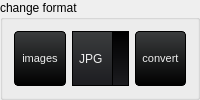
                 <widget class="QGroupBox" name="groupBox_8">
                  <property name="title">
                   <string>change format</string>
                  </property>
                  <layout class="QHBoxLayout" name="horizontalLayout_13">
                   <item>
                    <widget class="QPushButton" name="image_select">
                     <property name="sizePolicy">
                      <sizepolicy hsizetype="Preferred" vsizetype="Preferred">
                       <horstretch>0</horstretch>
                       <verstretch>0</verstretch>
                      </sizepolicy>
                     </property>
                     <property name="minimumSize">
                      <size>
                       <width>0</width>
                       <height>0</height>
                      </size>
                     </property>
                     <property name="styleSheet">
                      <string notr="true">QPushButton {
    background-color: qlineargradient(spread:repeat, x1:1, y1:0, x2:1, y2:1, stop:0 rgb(59, 61, 62), stop:1 rgb(0, 0, 0));
    color: rgb(238, 238, 238);
  	font-size: 8pt;

    border-style: solid;
    border-width: 1px;
    border-radius: 4px;
    border-color: rgb(0, 0, 0);
    padding: 5px;
}

QPushButton:flat {
    background-color: transparent;
    border: none;
    color: rgb(238, 238, 238);
}

QPushButton:disabled {
    background-color: #404040;
    color: #656565;
    border-color: rgb(0, 0, 0);
}

QPushButton:hover {
    background-color: rgba(236, 157, 0, 51);
    border: 1px solid rgb(236, 157, 0);
}

QPushButton:pressed {
    background-color: qlineargradient(spread:repeat, x1:1, y1:0, x2:1, y2:1, stop:0 rgb(28, 28, 32), stop:1 rgb(0, 0, 0));
    border: 1px solid rgb(236, 157, 0);
}

QPushButton:checked {
    background-color: qlineargradient(spread:repeat, x1:1, y1:0, x2:1, y2:1, stop:0 rgb(28, 28, 32), stop:1 rgb(0, 0, 0));
    border: 1px solid #222;
}</string>
                     </property>
                     <property name="text">
                      <string>images</string>
                     </property>
                    </widget>
                   </item>
                   <item>
                    <widget class="QComboBox" name="select_format">
                     <property name="sizePolicy">
                      <sizepolicy hsizetype="Preferred" vsizetype="Preferred">
                       <horstretch>0</horstretch>
                       <verstretch>0</verstretch>
                      </sizepolicy>
                     </property>
                     <property name="maximumSize">
                      <size>
                       <width>16666666</width>
                       <height>16777215</height>
                      </size>
                     </property>
                     <property name="toolTip">
                      <string extracomment="choose jpg or png"/>
                     </property>
                     <property name="styleSheet">
                      <string notr="true">				QComboBox
				{
					background-color: qlineargradient(spread:repeat, x1:1, y1:0, x2:1, y2:1, stop:0  rgb(59, 61, 62) /*bg_alt*/,stop:1 rgb(28, 28, 32) /*bg_prim*/);
					border: 1px solid #000;
					padding-left: 6px;
					color: rgb(238, 238, 238) /*txt*/;
					height: 20px;
				}
				QComboBox::disabled
				{
					background-color: #404040;
					color: #656565;
					border-color: rgb(0, 0, 0) /*bg_gen*/;
				}
				QComboBox:on
				{
					background-color: rgb(236, 157, 0) /*accent*/;
					color: rgb(28, 28, 28) /*txt_bg*/;
				}
				QComboBox QAbstractItemView
				{
					background-color: rgb(28, 28, 32) /*bg_prim*/;
					color: rgb(238, 238, 238) /*txt*/;
					border: 1px solid black;
					selection-background-color: rgb(236, 157, 0) /*accent*/;
					outline: 0;
				}
				QComboBox::drop-down
				{
					background-color: qlineargradient(spread:repeat, x1:1, y1:0, x2:1, y2:1, stop:0  rgb(0, 0, 0) /*bg_gen*/,stop:1 rgb(28, 28, 32) /*bg_prim*/);
					subcontrol-origin: padding;
					subcontrol-position: top right;
					width: 15px;
					border-left-width: 1px;
					border-left-color: black;
					border-left-style: solid;
				}
				QComboBox::down-arrow
				{
					image: url(:/16x16/icons/16x16/down.gif);
					width: 8px;
					height: 8px;
				}</string>
                     </property>
                     <item>
                      <property name="text">
                       <string>JPG</string>
                      </property>
                     </item>
                     <item>
                      <property name="text">
                       <string>JPEG</string>
                      </property>
                     </item>
                     <item>
                      <property name="text">
                       <string>PNG</string>
                      </property>
                     </item>
                     <item>
                      <property name="text">
                       <string>BMP</string>
                      </property>
                     </item>
                    </widget>
                   </item>
                   <item>
                    <widget class="QPushButton" name="convert_image">
                     <property name="sizePolicy">
                      <sizepolicy hsizetype="Preferred" vsizetype="Preferred">
                       <horstretch>0</horstretch>
                       <verstretch>0</verstretch>
                      </sizepolicy>
                     </property>
                     <property name="minimumSize">
                      <size>
                       <width>0</width>
                       <height>0</height>
                      </size>
                     </property>
                     <property name="styleSheet">
                      <string notr="true">QPushButton {
    background-color: qlineargradient(spread:repeat, x1:1, y1:0, x2:1, y2:1, stop:0 rgb(59, 61, 62), stop:1 rgb(0, 0, 0));
    color: rgb(238, 238, 238);
  	font-size: 8pt;

    border-style: solid;
    border-width: 1px;
    border-radius: 4px;
    border-color: rgb(0, 0, 0);
    padding: 5px;
}

QPushButton:flat {
    background-color: transparent;
    border: none;
    color: rgb(238, 238, 238);
}

QPushButton:disabled {
    background-color: #404040;
    color: #656565;
    border-color: rgb(0, 0, 0);
}

QPushButton:hover {
    background-color: rgba(236, 157, 0, 51);
    border: 1px solid rgb(236, 157, 0);
}

QPushButton:pressed {
    background-color: qlineargradient(spread:repeat, x1:1, y1:0, x2:1, y2:1, stop:0 rgb(28, 28, 32), stop:1 rgb(0, 0, 0));
    border: 1px solid rgb(236, 157, 0);
}

QPushButton:checked {
    background-color: qlineargradient(spread:repeat, x1:1, y1:0, x2:1, y2:1, stop:0 rgb(28, 28, 32), stop:1 rgb(0, 0, 0));
    border: 1px solid #222;
}</string>
                     </property>
                     <property name="text">
                      <string>convert</string>
                     </property>
                    </widget>
                   </item>
                  </layout>
                 </widget>
